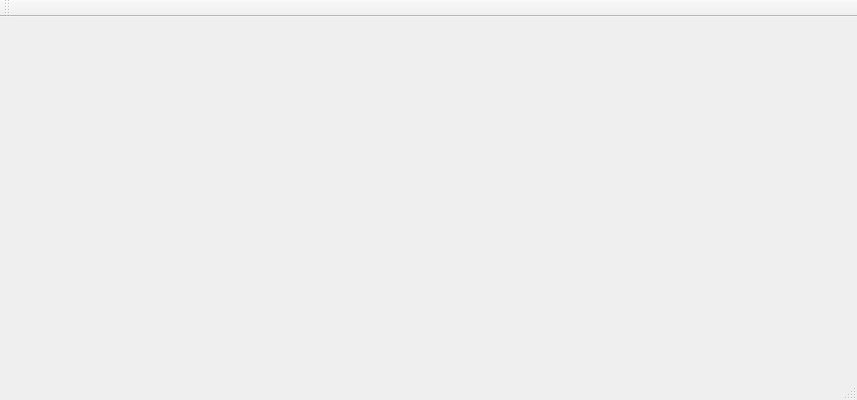
<?xml version="1.0" encoding="UTF-8"?>
<ui version="4.0">
 <class>DumbRayQClass</class>
 <widget class="QMainWindow" name="DumbRayQClass">
  <property name="geometry">
   <rect>
    <x>0</x>
    <y>0</y>
    <width>857</width>
    <height>400</height>
   </rect>
  </property>
  <property name="windowTitle">
   <string>DumbRayQ</string>
  </property>
  <property name="windowIcon">
   <iconset>
    <normaloff>dumb_ray.ico</normaloff>dumb_ray.ico</iconset>
  </property>
  <widget class="QWidget" name="centralWidget">
   <property name="acceptDrops">
    <bool>true</bool>
   </property>
  </widget>
  <widget class="QMenuBar" name="menuBar">
   <property name="geometry">
    <rect>
     <x>0</x>
     <y>0</y>
     <width>857</width>
     <height>21</height>
    </rect>
   </property>
  </widget>
  <widget class="QToolBar" name="mainToolBar">
   <attribute name="toolBarArea">
    <enum>TopToolBarArea</enum>
   </attribute>
   <attribute name="toolBarBreak">
    <bool>false</bool>
   </attribute>
  </widget>
  <widget class="QStatusBar" name="statusBar"/>
 </widget>
 <layoutdefault spacing="6" margin="11"/>
 <resources/>
 <connections/>
</ui>
